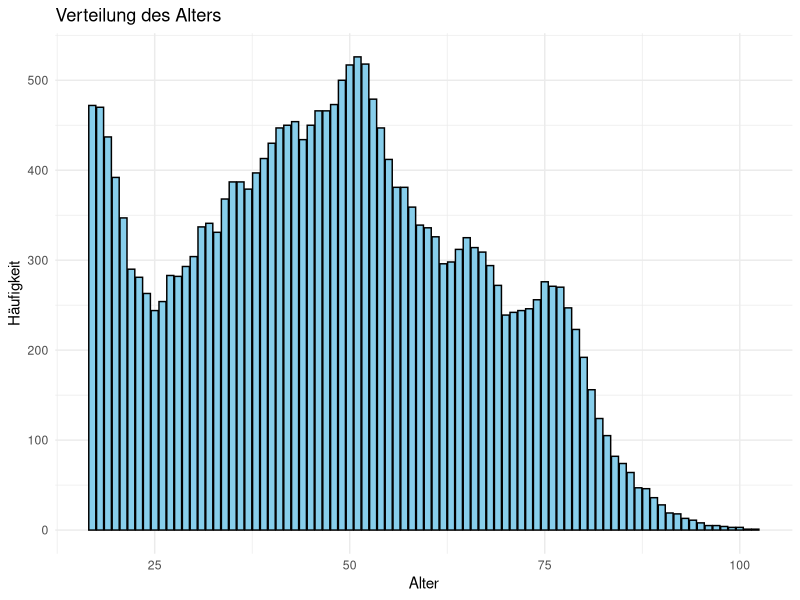
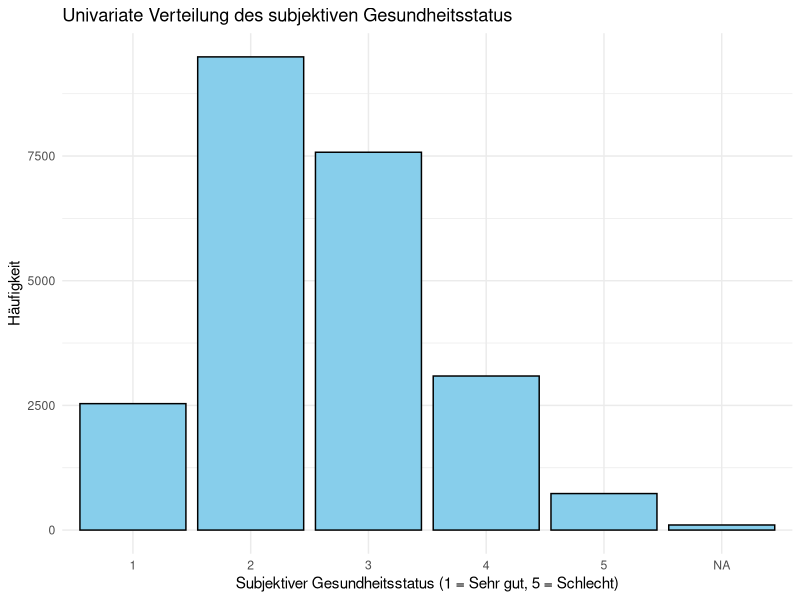
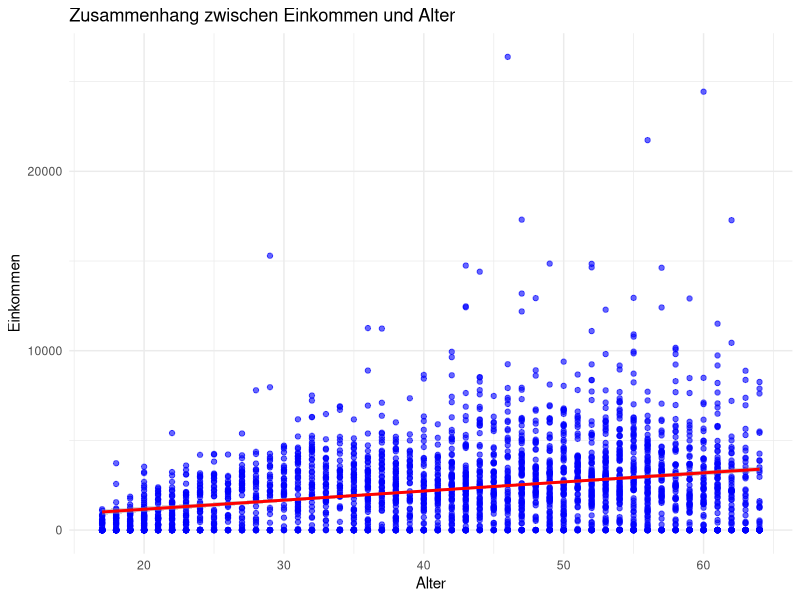
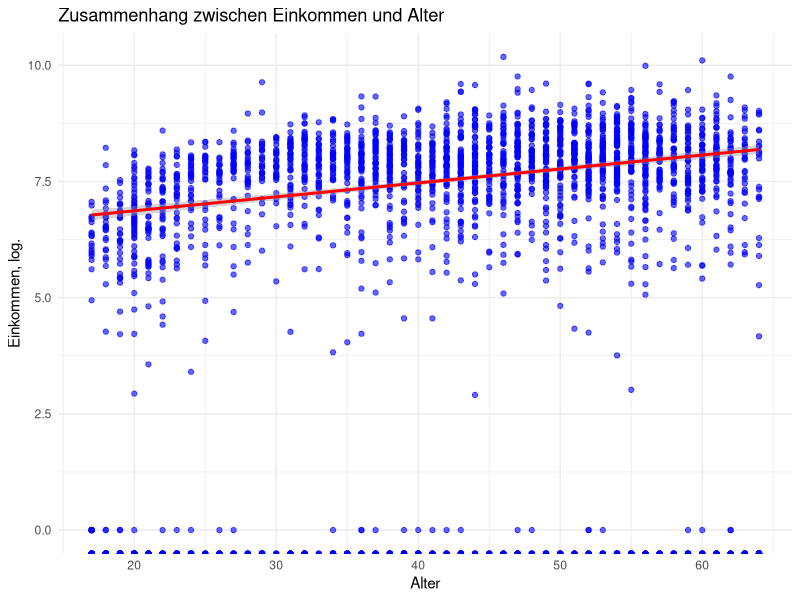

Write the R code that produced these figures, in order.
## ---- chunk 1
# This is the first code chunk
1 + 1
## ---- chunk 2
#| echo: false
2 * 2
## ---- chunk 3
# set working directory
setwd("D:/Seafile/main/teaching/2024_wuppertal/wup2024/uebungen")
## ---- chunk 4
#| echo: true
#| results: "hide"
#| warning: false
# Packages
pkgs <- c(
  "tidyverse",
  "ggplot2"
) 

## Install uninstalled packages
lapply(pkgs[!(pkgs %in% installed.packages())], install.packages)

## Load all packages to library
lapply(pkgs, library, character.only = TRUE)

## ---- chunk 5
# read data
df = read.csv("../daten/soep_uebung.csv")
df_labels = read.csv("../daten/soep_labels.csv")
## ---- chunk 6
head(df)
## ---- chunk 7
table(df$sex)
## ---- chunk 8
ggplot(df, aes(x = alter)) +
  geom_bar(fill = "skyblue", color = "black") +
  labs(
    title = "Verteilung des Alters",
    x = "Alter",
    y = "Häufigkeit"
  ) +
  theme_minimal()
## ---- chunk 9
summary(df$alter)
## ---- chunk 10
glimpse(df)
## ---- chunk 11
table(df$syear)
## ---- chunk 12
df_labels
## ---- chunk 13
# Eindeutige Ausprägungen der Variable 'gesund_org'
vektor_gesund_org <- unique(df$gesund_org)

# Ausgabe der eindeutigen Ausprägungen
print(vektor_gesund_org)
## ---- chunk 14
table(df$gesund_org, useNA = "always")
# Ersetze leere Zeichenketten "" durch NA in der Spalte 'gesund_org'
df$gesund_org[df$gesund_org == ""] <- NA

# Extrahiere die numerischen Werte aus der Spalte 'gesund_org'
df$gesund_org_numeric <- as.numeric(sub("\\[([0-9]+)\\].*", "\\1", df$gesund_org))

# Überprüfe die Änderungen
table(df$gesund_org_numeric, useNA = "always")
table(df$gesund_org, useNA = "always")
## ---- chunk 15

# Barplot erstellen
ggplot(df, aes(x = factor(gesund_org_numeric))) +
  geom_bar(fill = "skyblue", color = "black") +
  labs(
    title = "Univariate Verteilung des subjektiven Gesundheitsstatus",
    x = "Subjektiver Gesundheitsstatus (1 = Sehr gut, 5 = Schlecht)",
    y = "Häufigkeit"
  ) +
  theme_minimal()

## ---- chunk 16
table(df$alter, useNA = "always")
summary(df$einkommenm1)
## ---- chunk 17
# Scatterplot mit ggplot2 erstellen
ggplot(df %>% filter(syear=="2019", alter < 65), aes(x = alter , y = einkommenm1)) +
  geom_point(color = "blue", alpha = 0.6) +  # Punkte hinzufügen
  geom_smooth(method = "lm", color = "red", se = TRUE) +  # Lineare Trendlinie mit Konfidenzintervall
  labs(
    title = "Zusammenhang zwischen Einkommen und Alter",
    x = "Alter",
    y = "Einkommen"
  ) +
  theme_minimal()  # Minimalistisches Theme
## ---- chunk 18
# Scatterplot mit ggplot2 erstellen
ggplot(df %>% filter(syear=="2019", alter < 65), aes(x = alter , y = log(einkommenm1))) +
  geom_point(color = "blue", alpha = 0.6) +  # Punkte hinzufügen
  geom_smooth(method = "lm", color = "red", se = TRUE) +  # Lineare Trendlinie mit Konfidenzintervall
  labs(
    title = "Zusammenhang zwischen Einkommen und Alter",
    x = "Alter",
    y = "Einkommen, log."
  ) +
  theme_minimal()  # Minimalistisches Theme
